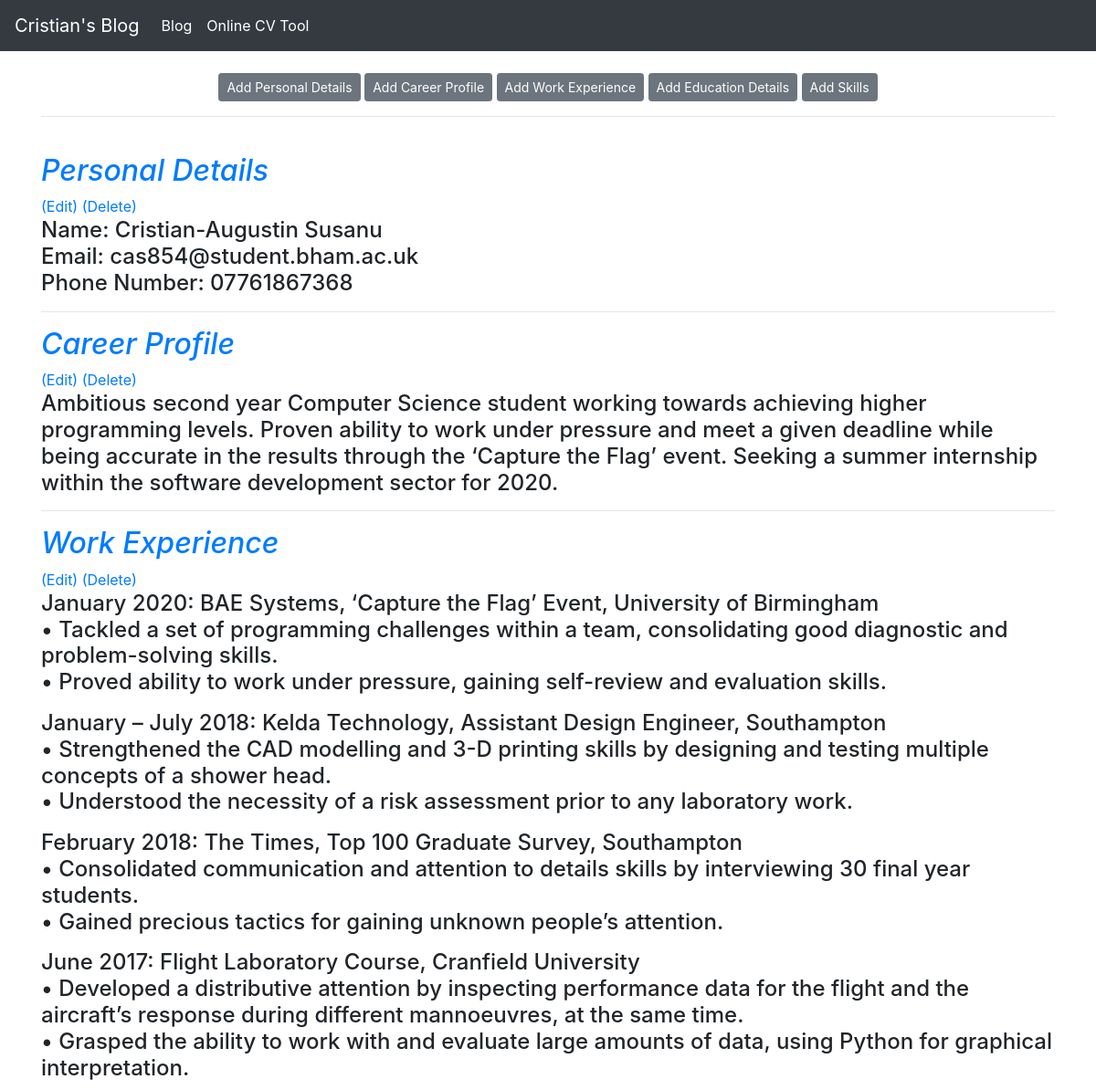
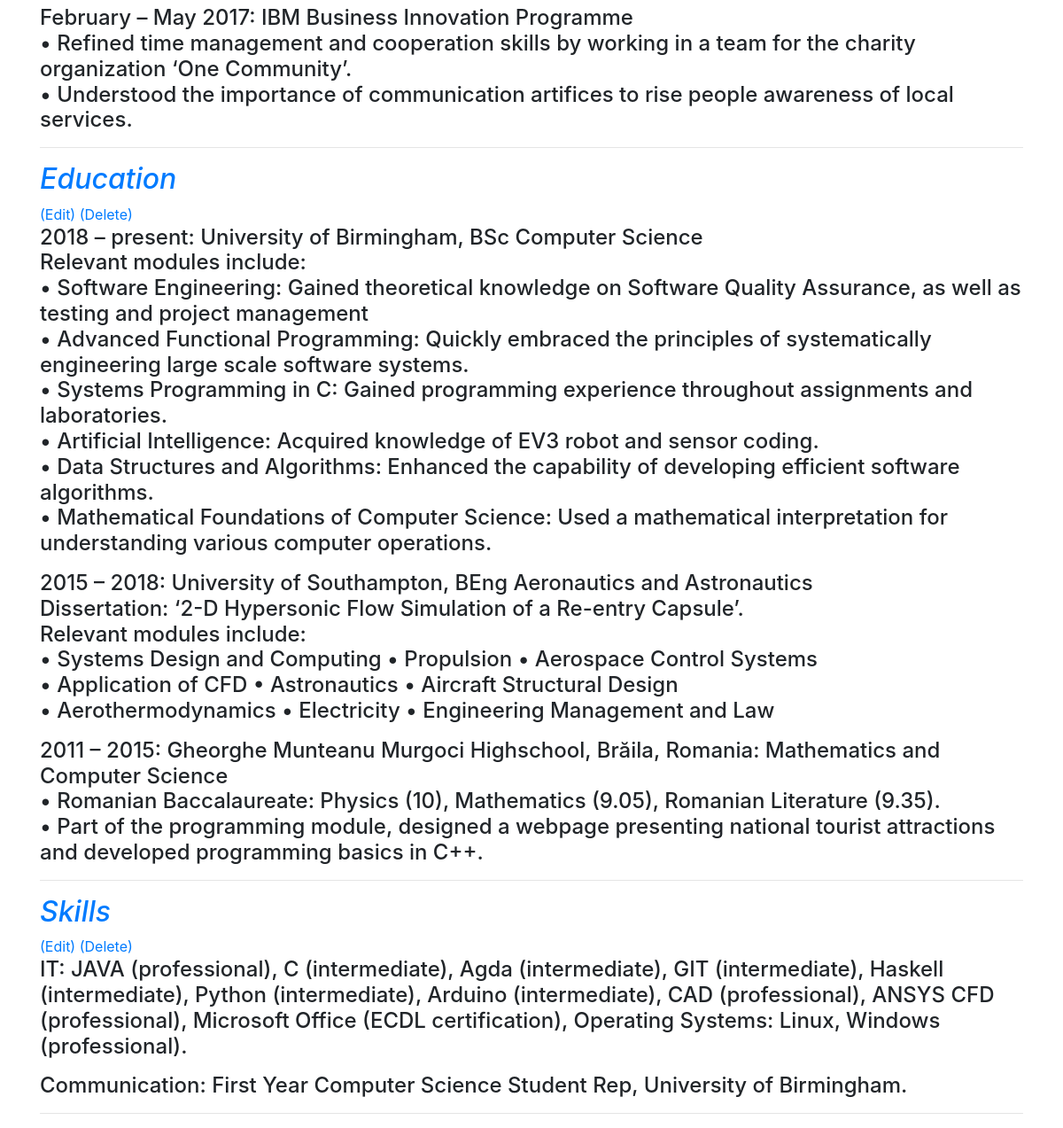
Screenshot of /resume/ with the database file from the repository (2 pictures, top to bottom).
### cv_maker/models.py (models this page shows, shortened)
class Experience(models.Model):
    title = models.CharField(max_length=255)
    text = models.TextField()
    category = models.CharField(max_length=255, default='uncategorized')
    positioning = models.CharField(max_length=255, default="")

### cv_maker/views.py (the view)
# urls.py: path('', HomeView.as_view(), name="home"),
class HomeView(ListView):
    model = Experience
    template_name = 'cv_home.html'
    ordering = 'positioning'

### cv_maker/templates/cv_home.html (shortened to what this page needs)
{% extends 'base.html' %}
{% block content %}
<div class="text-center">
	<a href="{% url 'add_personal_details' %}" class="btn btn-secondary btn-sm">Add Personal Details</a>
	<a href="{% url 'add_career_profile' %}" class="btn btn-secondary btn-sm">Add Career Profile</a>
	<a href="{% url 'add_work_experience' %}" class="btn btn-secondary btn-sm">Add Work Experience</a>
	<a href="{% url 'add_education' %}" class="btn btn-secondary btn-sm">Add Education Details</a>
	<a href="{% url 'add_skills' %}" class="btn btn-secondary btn-sm">Add Skills</a>
</div>
	<hr><br/>
{% for post in object_list %}
	<div class="text-left">
		<h2><a class="font-italic" href="{% url 'category' post.category %}">{{ post.category }}</a></h2>
			<a href="{% url 'edit_cv_post' post.pk %}">(Edit)</a>
			<a href="{% url 'delete_cv_post' post.pk %}">(Delete)</a>
	<h4>{{ post.text|linebreaks }}</h4>
</div>
<hr>
{% endfor %}
{% endblock %}

### rows the page displays
Experience: category "Personal Details", text "Name: Cristian-Augustin Susanu Email: cas854@student.bham.ac.uk Phone Number: 07761867368"
Experience: category "Career Profile", text "Ambitious second year Computer Science student working towards achieving higher programming levels. Proven ability to work under pressure and meet a given deadline while being accurate in the results through the ‘Capture the Flag’ event. Seeking a summer internship within the software development sector for 2020."
Experience: category "Work Experience", text "January 2020: BAE Systems, ‘Capture the Flag’ Event, University of Birmingham • Tackled a set of programming challenges within a team, consolidating good diagnostic and problem-solving skills. • Proved ability to work under pressure, gaining self-review and evaluation skills. January – July 2018: Kelda Technology, Assistant Design Engineer, Southampton • Strengthened the CAD modelling and 3-D printing skills by designing and testing multiple concepts of a shower head. • Understood the necessity of a risk assessment prior to any laboratory work. February 2018: The Times, Top 100 Graduate Survey, Southampton • Consolidated communication and attention to details skills by interviewing 30 final…"
Experience: category "Education", text "2018 – present: University of Birmingham, BSc Computer Science Relevant modules include: • Software Engineering: Gained theoretical knowledge on Software Quality Assurance, as well as testing and project management • Advanced Functional Programming: Quickly embraced the principles of systematically engineering large scale software systems. • Systems Programming in C: Gained programming experience throughout assignments and laboratories. • Artificial Intelligence: Acquired knowledge of EV3 robot and sensor coding. • Data Structures and Algorithms: Enhanced the capability of developing efficient software algorithms. • Mathematical Foundations of Computer Science: Used a mathematical…"
Experience: category "Skills", text "IT: JAVA (professional), C (intermediate), Agda (intermediate), GIT (intermediate), Haskell (intermediate), Python (intermediate), Arduino (intermediate), CAD (professional), ANSYS CFD (professional), Microsoft Office (ECDL certification), Operating Systems: Linux, Windows (professional). Communication: First Year Computer Science Student Rep, University of Birmingham."
